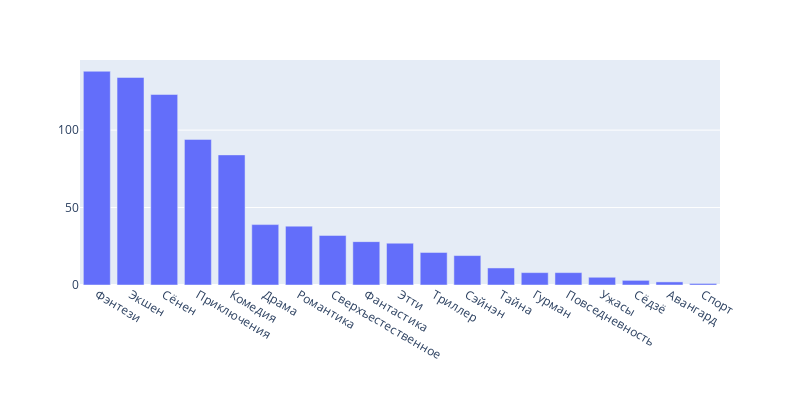

The notebook cell saved with this chart:
### Code cell
genres = watched['genres'].str.split(' ').explode().value_counts()
genres = genres[~genres.index.str.contains('unk') & ~(genres.index.str.strip() == '')]
fig = px.bar(genres)
fig.update_layout(
        showlegend=False,  
        title='',          
        xaxis_title='',    
        yaxis_title='',    

        width=800,   
        height=400,   
    )
fig

### Figure 1 — Plotly figure (JSON) as saved in the notebook; plotly's stock layout.template omitted (floating-point values rounded to 4 significant figures)
{"data": [{"hovertemplate": "variable=count<br>genres=%{x}<br>value=%{y}<extra></extra>", "legendgroup": "count", "marker": {"color": "#636efa", "pattern": {"shape": ""}}, "name": "count", "orientation": "v", "showlegend": true, "textposition": "auto", "type": "bar", "x": ["Фэнтези", "Экшен", "Сёнен", "Приключения", "Комедия", "Драма", "Романтика", "Сверхъестественное", "Фантастика", "Этти", "Триллер", "Сэйнэн", "Тайна", "Гурман", "Повседневность", "Ужасы", "Сёдзё", "Авангард", "Спорт"], "xaxis": "x", "y": [138, 134, 123, 94, 84, 39, 38, 32, 28, 27, 21, 19, 11, 8, 8, 5, 3, 2, 1], "yaxis": "y"}], "layout": {"barmode": "relative", "height": 400, "legend": {"title": {"text": "variable"}, "tracegroupgap": 0}, "margin": {"t": 60}, "showlegend": false, "title": {"text": ""}, "width": 800, "xaxis": {"anchor": "y", "domain": [0, 1], "title": {"text": ""}}, "yaxis": {"anchor": "x", "domain": [0, 1], "title": {"text": ""}}}}
